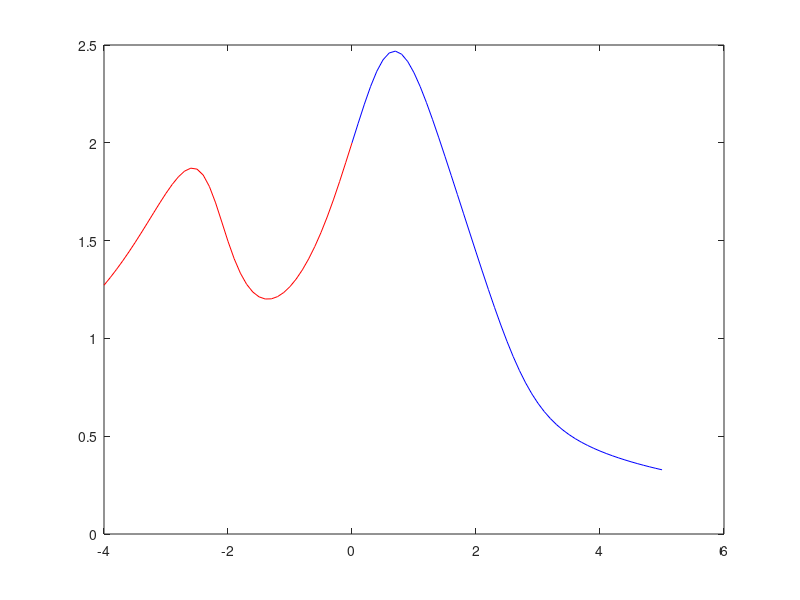

Source code (MATLAB):
h=0.1;
x=0:-h:-4;
y(1)=2;
N=length(x);
for n=1:N-1
    y(n+1)=y(n)-h*cos(x(n)*y(n));
end
plot(x,y,'r')
hold on
x=0:h:5;
y1(1)=2;
N=length(x);
for n=1:N-1
    y1(n+1)=y1(n)+h*cos(x(n)*y1(n));
end
plot(x,y1,'b')
hold on